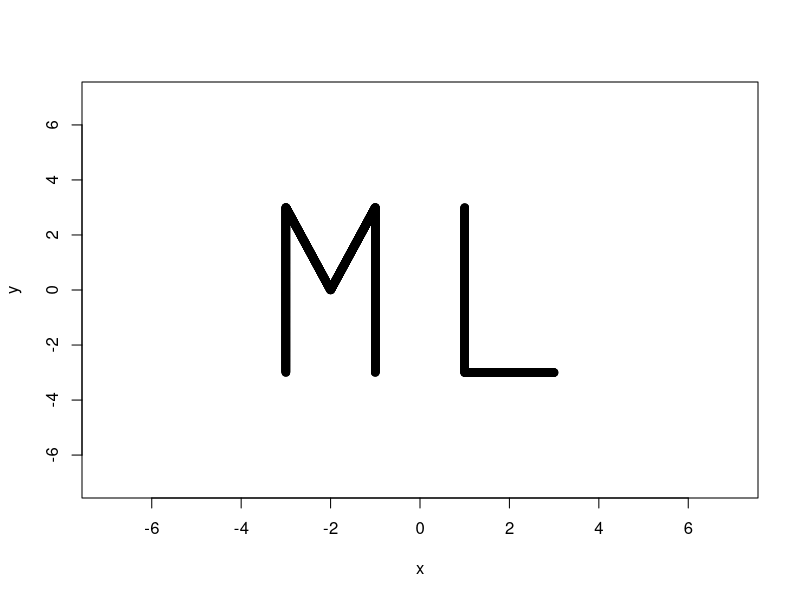
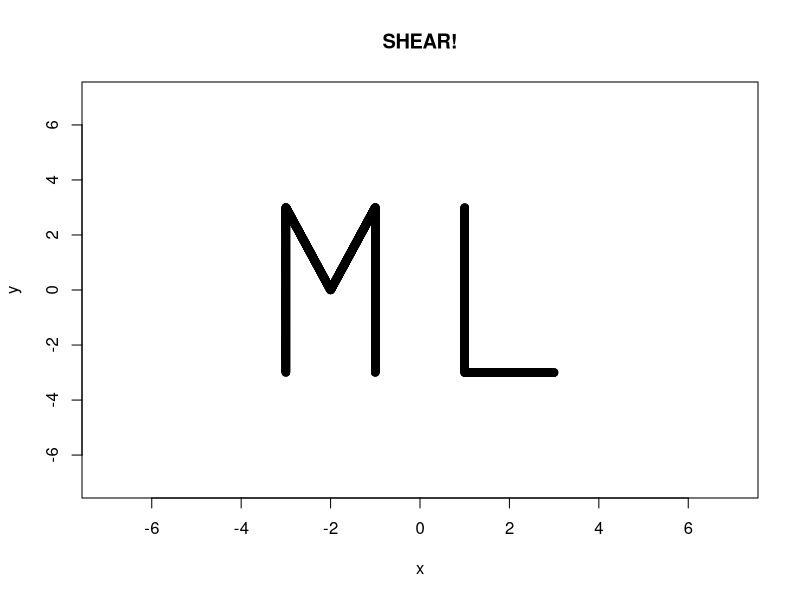
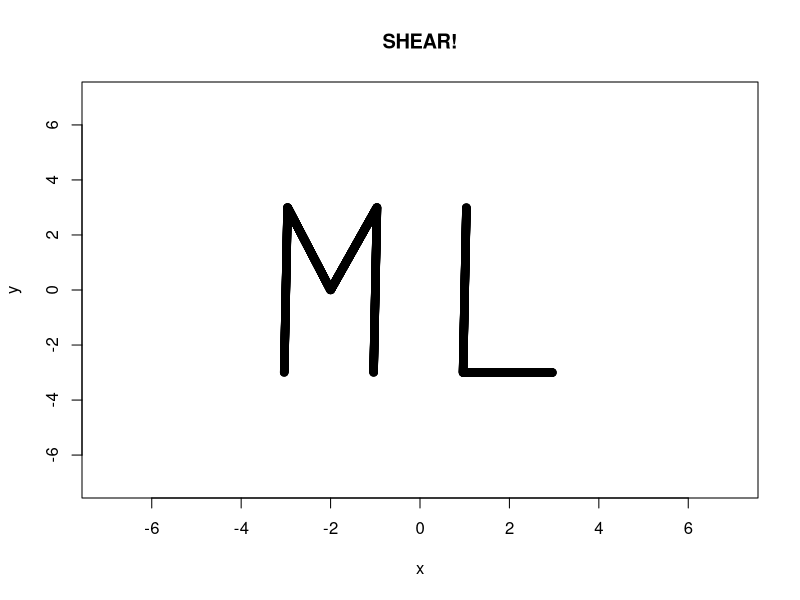
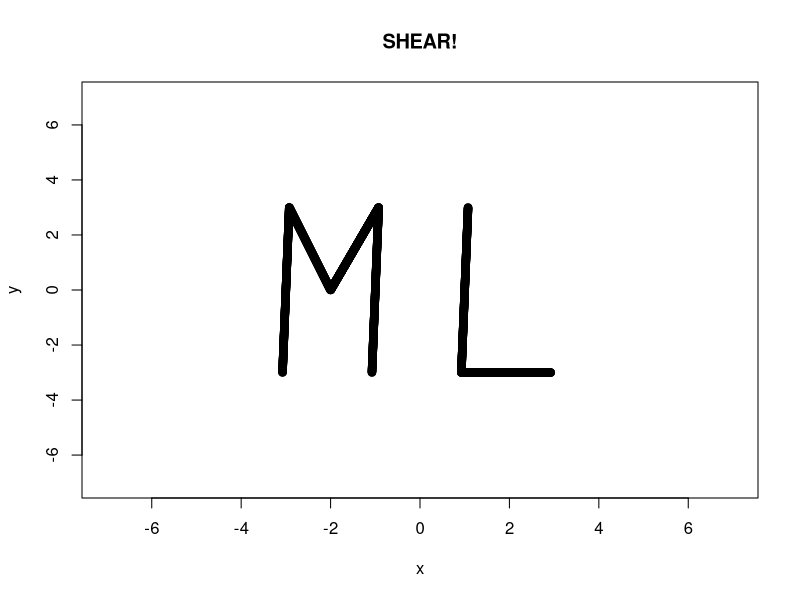
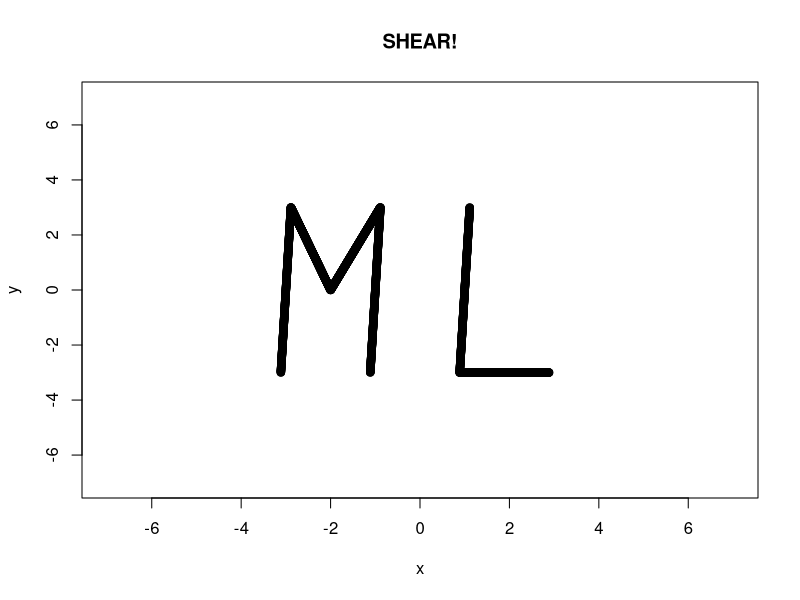
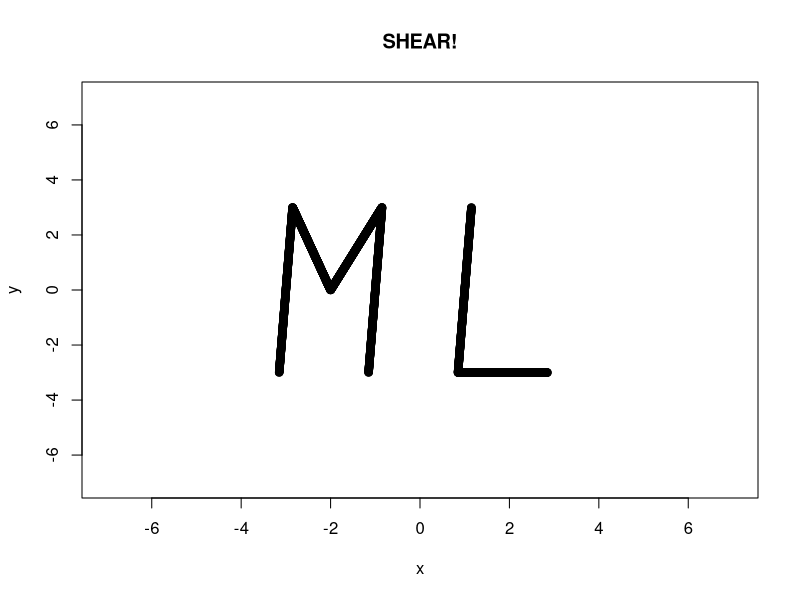
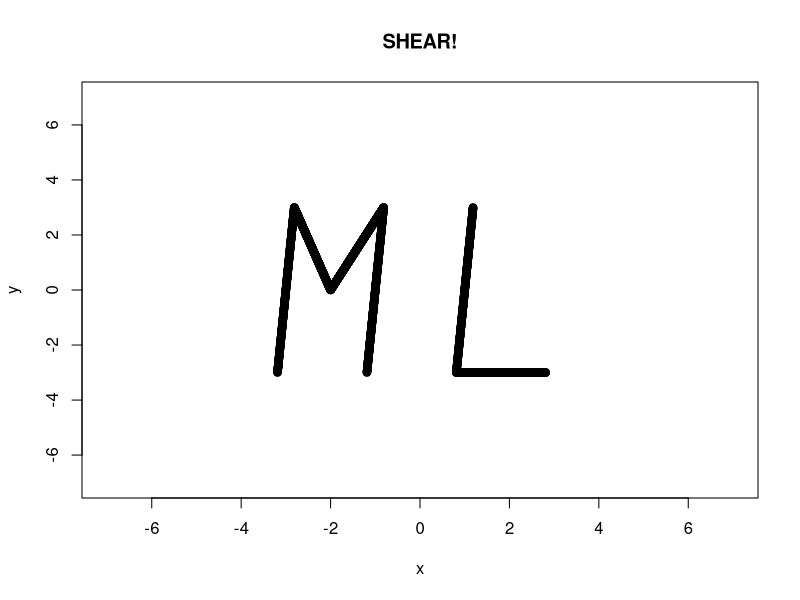
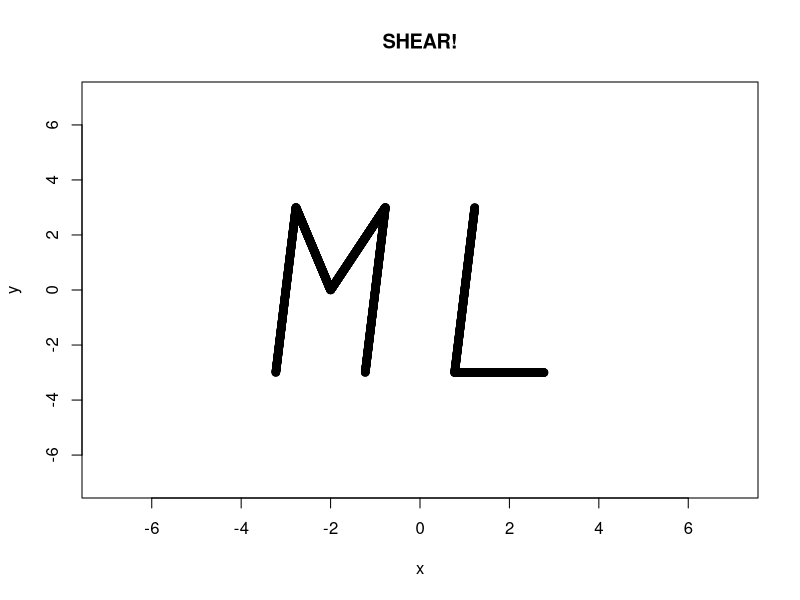

Reproduce these figures in R, in order.
## ---- chunk 1

#Creates a plot of the letters M and L. My last name and first name start with the same letter, so I elected to use my middle initial instead of my last initial.

x=c(rep(-3,500), seq(-3,-2,length.out=500), seq(-2,-1,length.out=500), rep(-1,500), rep(1,500), seq(1,3,length.out=500))

y=c(seq(-3,3,length.out=500), seq(3,0,length.out=500), seq(0,3,length.out=500), seq(3,-3,length.out=500), seq(3,-3,length.out=500), rep(-3,500))

z=rbind(x,y)

x11() #Opens a new viewing window.

plot(y~x, xlim=c(-7,7), ylim=c(-7,7)) #Plots the initial figure.

for(i in 0:40) { #For loop for demonstrating shear. i = 0 to start since the directions specify that the matrix should be the identity matrix to begin.
  m2 <- matrix(c(1,0,0.0125*i,1), nrow = 2, ncol = 2)
  z2 <- m2 %*% z
  x2 <- z2[1,]
  y2 <- z2[2,]
  plot(y2~x2, xlim=c(-7,7), ylim=c(-7,7), xlab = "x", ylab = "y", main = "SHEAR!")
}

for(i in 1:40) { #For loop for returning to the original image.
  m2 <- matrix(c(1,0,0.5-0.0125*i,1), nrow = 2, ncol = 2)
  z2 <- m2 %*% z
  x2 <- z2[1,]
  y2 <- z2[2,]
  plot(y2~x2, xlim=c(-7,7), ylim=c(-7,7), xlab = "x", ylab = "y", main = "TAKE IT BACK NOW, Y'ALL")
}

for(i in 1:40) { #For loop for doubling the size of the figure.
  m2 <- matrix(c(1+0.025*i,0,0,1+0.025*i), nrow = 2, ncol = 2)
  z2 <- m2 %*% z
  x2 <- z2[1,]
  y2 <- z2[2,]
  plot(y2~x2, xlim=c(-7,7), ylim=c(-7,7), xlab = "x", ylab = "y", main = "SCALING!")
}

for(i in 1:40) { #For loop for scaling back to the original size.
  m2 <- matrix(c(2-0.025*i,0,0,2-0.025*i), nrow = 2, ncol = 2)
  z2 <- m2 %*% z
  x2 <- z2[1,]
  y2 <- z2[2,]
  plot(y2~x2, xlim=c(-7,7), ylim=c(-7,7), xlab = "x", ylab = "y", main = "TAKE IT BACK NOW, Y'ALL")
}

for(i in 1:40) { #For loop for counterclockwise rotation around the origin, it calculates the rotation angle in degrees, then converts to radians, and then turns angle of rotation into a rotation matrix.
  d = (9 * i) * (pi / 180)
  m2 <- matrix(c(cos(d),sin(d),-sin(d),cos(d)), nrow = 2, ncol = 2)
  z2 <- m2 %*% z
  x2 <- z2[1,]
  y2 <- z2[2,]
  plot(y2~x2, xlim=c(-7,7), ylim=c(-7,7), xlab = "x", ylab = "y", main = "COUNTERCLOCKWISE ROTATION!")
}

for(i in 1:40) { #For loop for clockwise rotation around the origin.
  d = -1 * (9 * i) * (pi / 180) 
  m2 <- matrix(c(cos(d),sin(d),-sin(d),cos(d)), nrow = 2, ncol = 2) 
  z2 <- m2 %*% z
  x2 <- z2[1,]
  y2 <- z2[2,]
  plot(y2~x2, xlim=c(-7,7), ylim=c(-7,7), xlab = "x", ylab = "y", main = "CLOCKWISE ROTATION! (TAKE IT BACK NOW, Y'ALL)")
}

for(i in 1:40) { #For loop for projection onto the y-axis.
  m2 <- matrix(c(1-0.025*i,0.025*i,0,1), nrow = 2, ncol = 2) 
  z2 <- m2 %*% z
  x2 <- z2[1,]
  y2 <- z2[2,]
  plot(y2~x2, xlim=c(-7,7), ylim=c(-7,7), xlab = "x", ylab = "y", main = "PROJECTION (DID I DO THIS RIGHT?)")
}

for(i in 1:40) { #For loop for returning to the original figure.
  m2 <- matrix(c(0.025*i,1-0.025*i,0,1), nrow = 2, ncol = 2) 
  z2 <- m2 %*% z
  x2 <- z2[1,]
  y2 <- z2[2,]
  plot(y2~x2, xlim=c(-7,7), ylim=c(-7,7), xlab = "x", ylab = "y", main = "THE SAME CHA CHA SLIDE JOKE AGAIN!")
}

for(i in 1:40) { #This for loop just makes the original (and final) image stay on the screen for a few extra seconds. It's important to provide closure!
  plot(y~x, xlim=c(-7,7), ylim=c(-7,7), xlab = "x", ylab = "y", main = "THANKS FOR WATCHING! BYE!")
}
